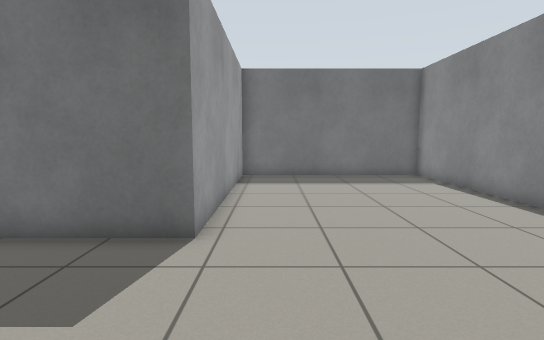
[1] (above)

13 first-person views from a walk through a world built for the Gazebo simulator. The camera is 0.94 m above the floor, tilts 6° down and sees 80° across. The floor is counted in squares, 0.5 m on a side. Each view is taken from the middle of a square. On the plan, view 1 faces up. The plan holds only what a view shows up to about 17 squares ahead; the rest is blank.

[2]
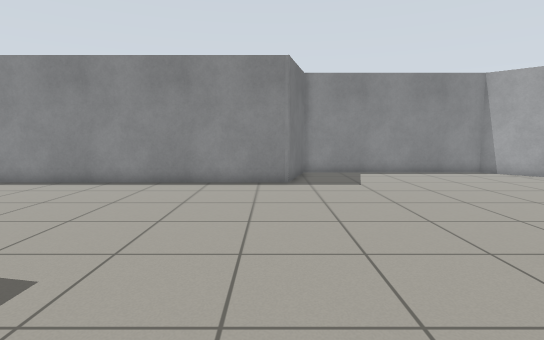

[3]
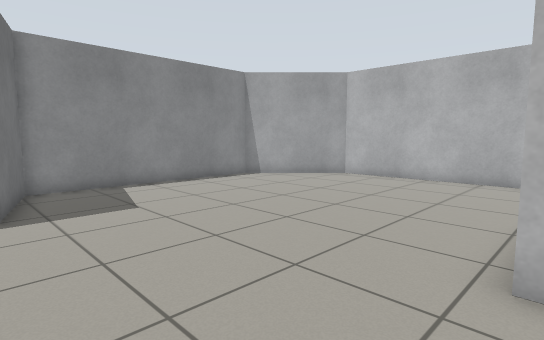

[4]
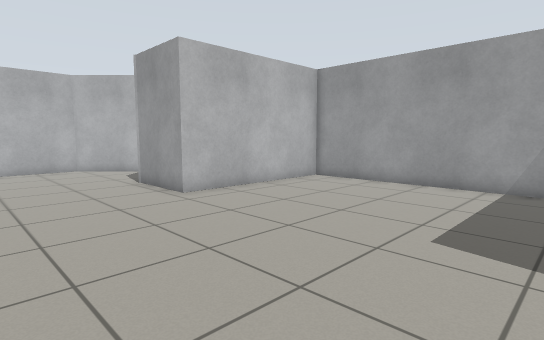

[5]
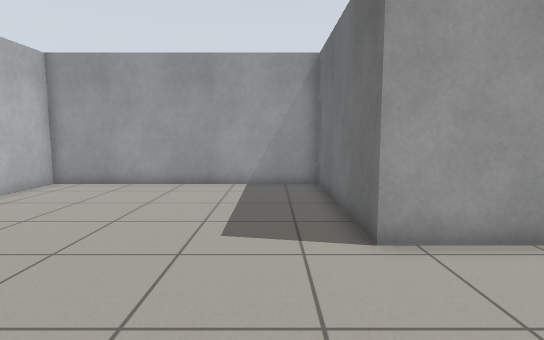

[6]
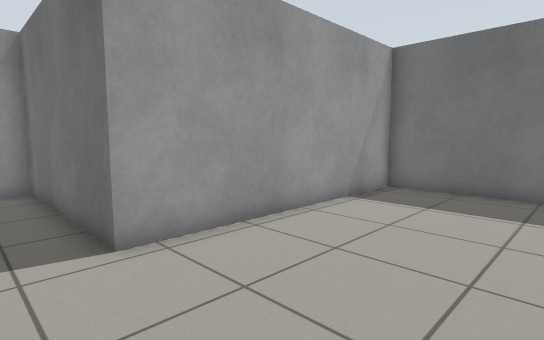

[7]
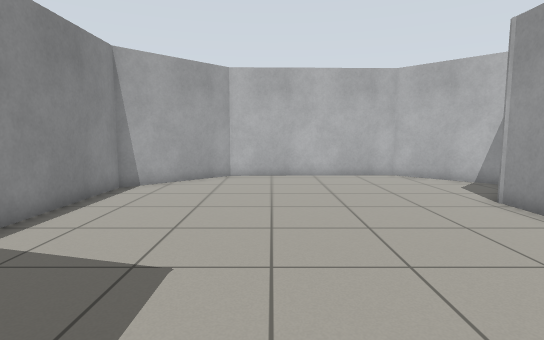

[8]
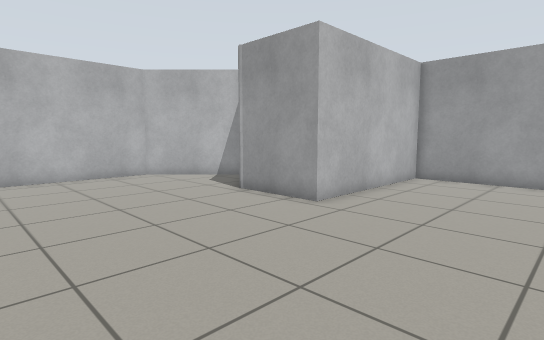

[9]
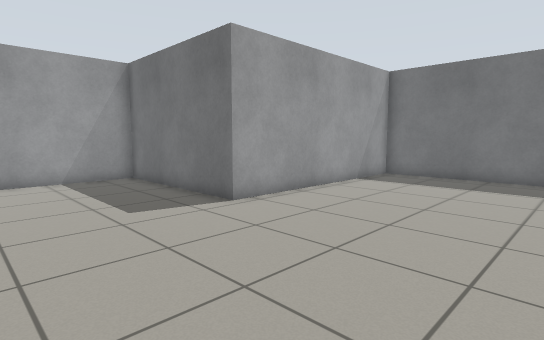

[10]
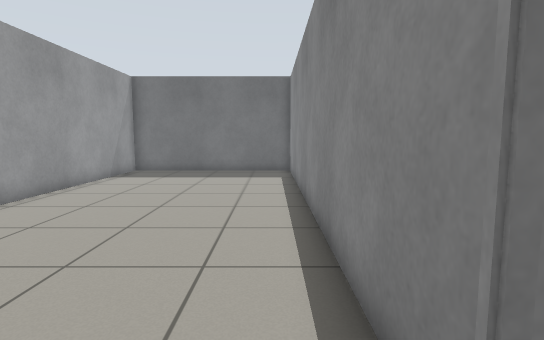

[11]
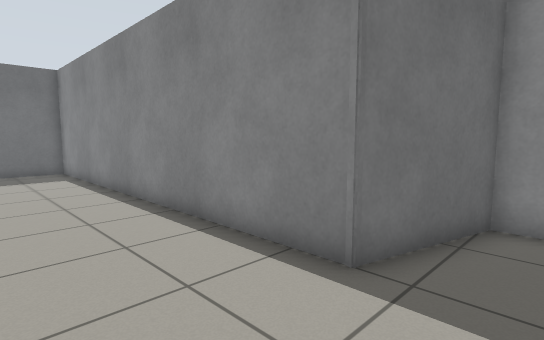

[12]
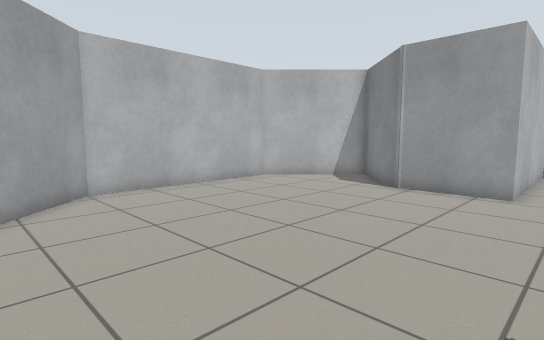

[13]
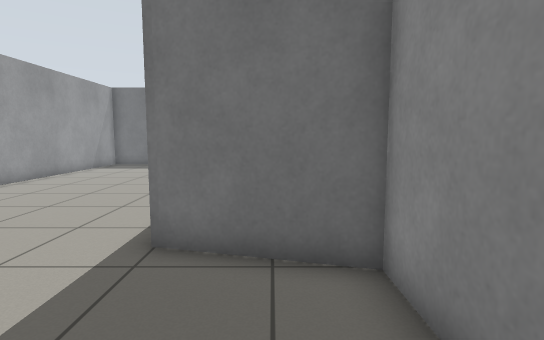

### Floor plan
Points are (right, up) in squares from view 1. A wall is a line through its corners. A room is listed if a view was taken in it or the views show most of it. See-through windows are left out.
Room 1 (views 1, 2, 3, 4, 5, 6, 7, 8, 9, 10, 11, 12, 13)
walls: (-1.4, -4.6) (-1.4, -8) (-4.3, -10.9) (-0.8, -14.4) (7, -14.2) (10.6, -10.6) (10.6, -1.6) (7, -0.7) (7, 15.5) (-1.4, 15.5) (-1.4, 5.8) (-8.6, 5.8) (-8.6, -4.6) (-1.4, -4.6)

Positions as (right, up) in squares from view 1, and headings:
1: (0, 0), facing up
2: (-6, 0), facing right
3: (-2, 0), facing down-right
4: (4, 5), facing down-left
5: (4, 4), facing left
6: (4, 4), facing up-left
7: (5, 1), facing down
8: (6, 1), facing down-left
9: (6, 0), facing up-left
10: (6, -2), facing up
11: (3, -3), facing up-right
12: (10, -3), facing down-left
13: (9, -6), facing up
